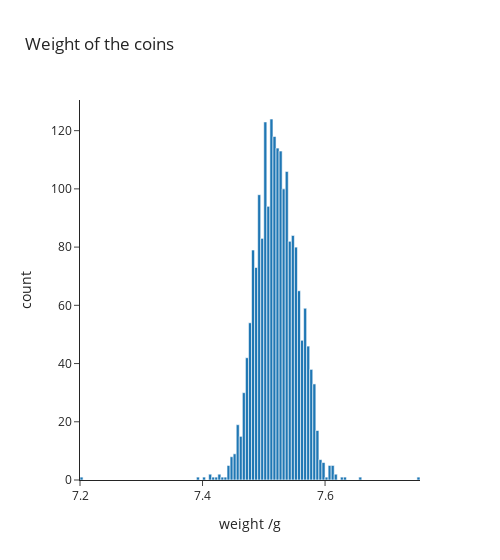

The notebook cell this image was saved under:
### Code cell
fig = px.histogram(
    coin_data,
    x='Weight',
    title='Weight of the coins',
    width=500,
    labels={'Weight': 'weight /g'},
    )

fig.show()

### Figure 1 — Plotly figure (JSON) as saved in the notebook; plotly's stock layout.template omitted (floating-point values rounded to 4 significant figures; data arrays with more than 128 entries replaced by an {"elided": "..."} marker saying what was removed)
{"data": [{"bingroup": "x", "hovertemplate": "weight /g=%{x}<br>count=%{y}<extra></extra>", "legendgroup": "", "marker": {"color": "#1F77B4", "pattern": {"shape": ""}}, "name": "", "orientation": "v", "showlegend": false, "type": "histogram", "x": {"elided": "2000 float values"}, "xaxis": "x", "yaxis": "y"}], "layout": {"barmode": "relative", "legend": {"tracegroupgap": 0}, "title": {"text": "Weight of the coins"}, "width": 500, "xaxis": {"anchor": "y", "domain": [0, 1], "title": {"text": "weight /g"}}, "yaxis": {"anchor": "x", "domain": [0, 1], "title": {"text": "count"}}}}
